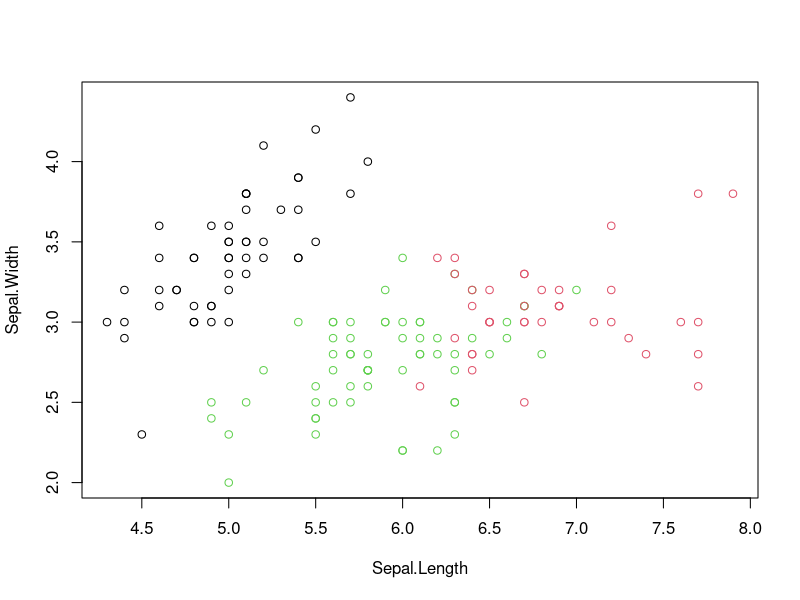
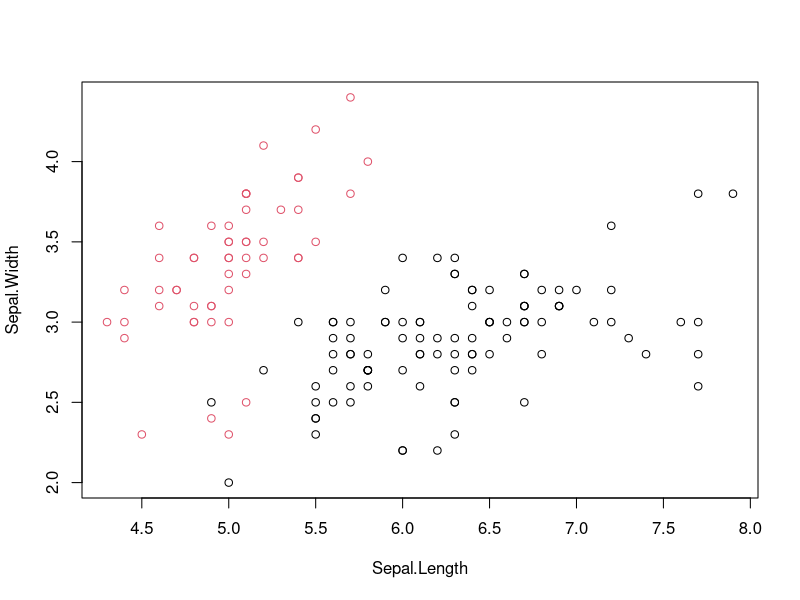
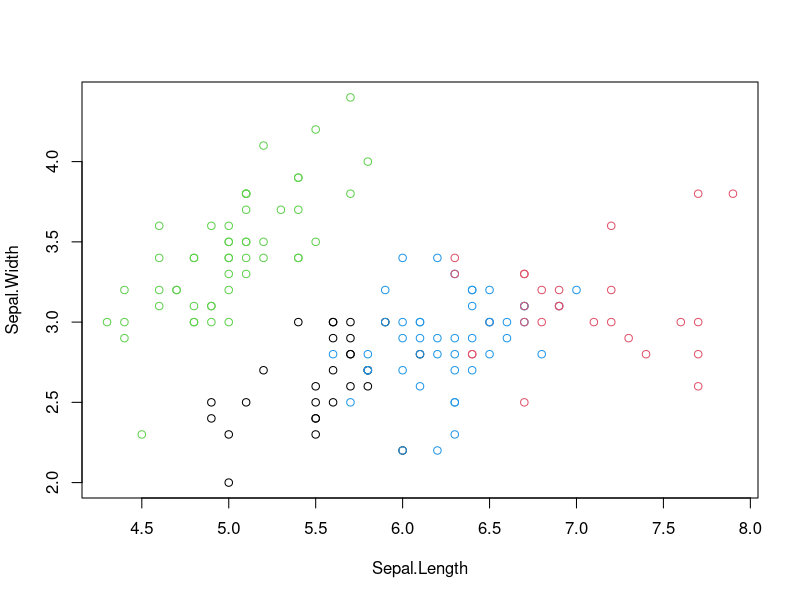
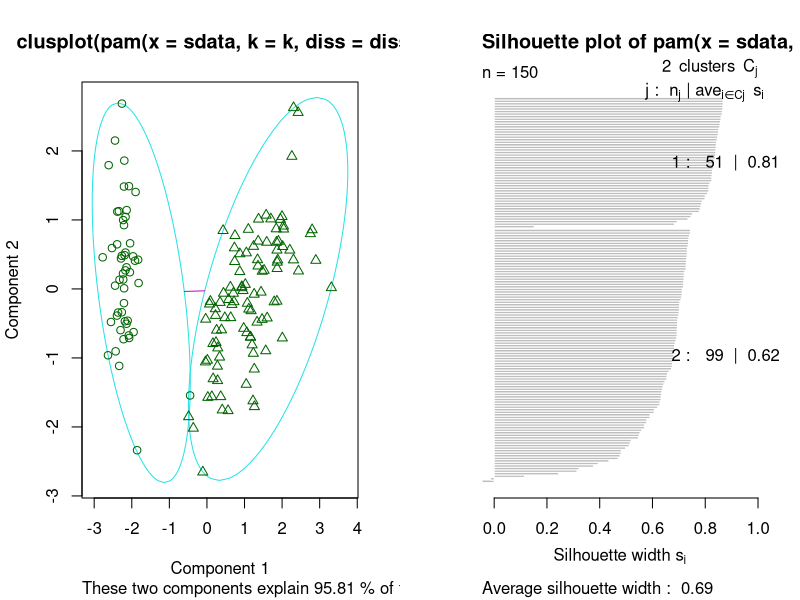
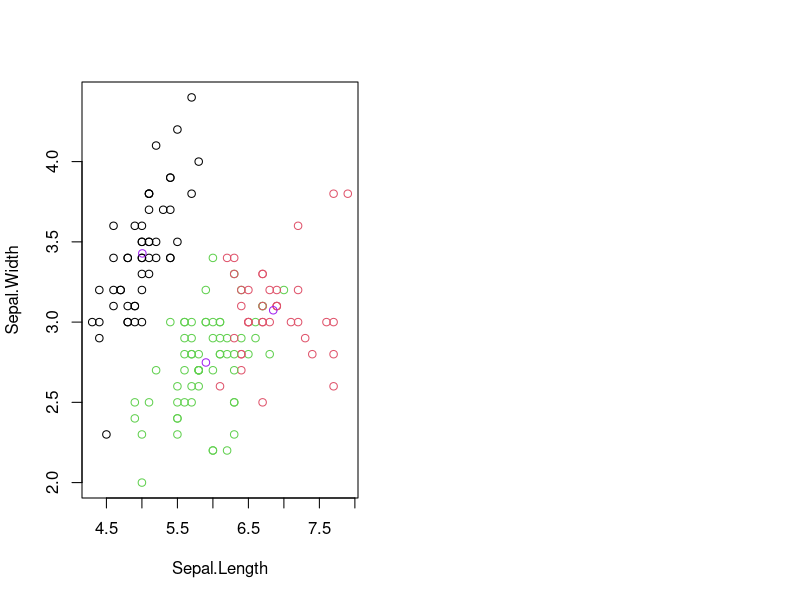
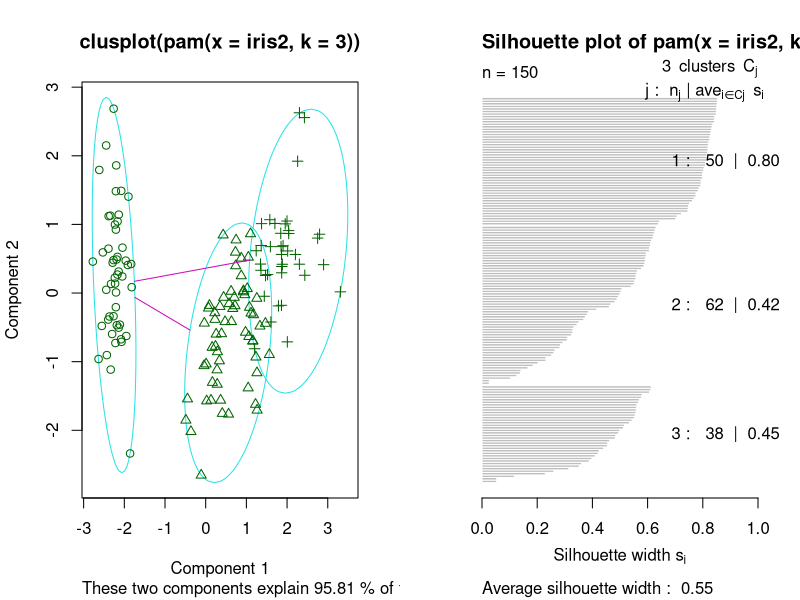
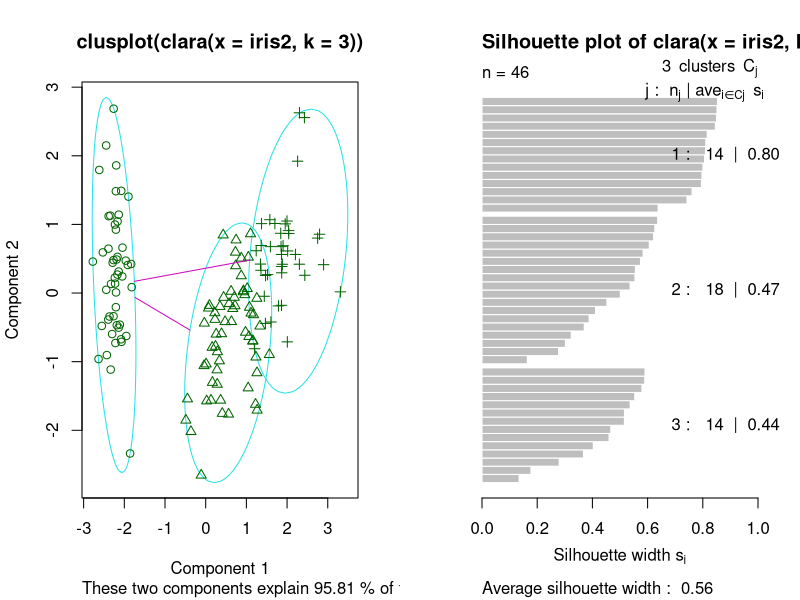
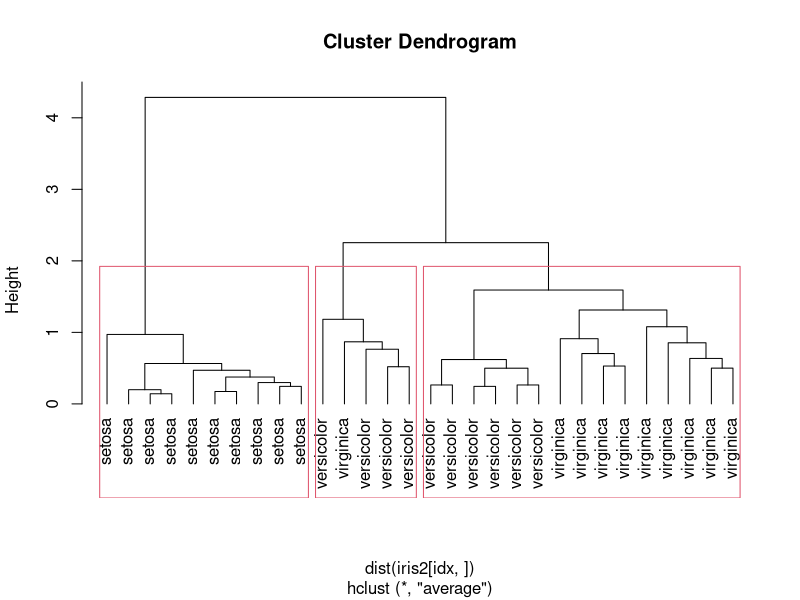

The R source for these figures, in order:
#INSTALIRANJE PAKETA:
install.packages('fpc')
install.packages('cluster')
library(cluster)
library(fpc)




############### PRVI DIO - PONAVLJANJE #################################



#Prvo uklanjamo stupac informacija o vrsti pa zatim primjenjujemo algoritam
iris2 <- iris
iris2$Species <- NULL

############################################################# BIRAJUCI PARAMETAR K:

#################################### S 3:
rezultat1 <- kmeans(iris2, 3)

print(rezultat1)

#K-means clustering with 3 clusters of sizes 38, 50, 62

#Cluster means:
#  Sepal.Length Sepal.Width Petal.Length Petal.Width
#1     6.850000    3.073684     5.742105    2.071053
#2     5.006000    3.428000     1.462000    0.246000
#3     5.901613    2.748387     4.393548    1.433871

#Clustering vector:
#[1] 2 2 2 2 2 2 2 2 2 2 2 2 2 2 2 2 2 2 2 2 2 2 2 2 2 2 2 2 2 2 2 2 2 2 2 2 2 2 2 2 2 2 2 2 2 2 2
#[48] 2 2 2 3 3 1 3 3 3 3 3 3 3 3 3 3 3 3 3 3 3 3 3 3 3 3 3 3 3 3 1 3 3 3 3 3 3 3 3 3 3 3 3 3 3 3 3
#[95] 3 3 3 3 3 3 1 3 1 1 1 1 3 1 1 1 1 1 1 3 3 1 1 1 1 3 1 3 1 3 1 1 3 3 1 1 1 1 1 3 1 1 1 1 3 1 1
#[142] 1 3 1 1 1 3 1 1 3

#Within cluster sum of squares by cluster:
#  [1] 23.87947 15.15100 39.82097
#(between_SS / total_SS =  88.4 %)

#Available components:
  
 # [1] "cluster"      "centers"      "totss"        "withinss"     "tot.withinss" "betweenss"   
#[7] "size"         "iter"         "ifault"

names(rezultat1)
#[1] "cluster"      "centers"      "totss"        "withinss"     "tot.withinss" "betweenss"    "size"        
#[8] "iter"         "ifault" 

rezultat1$cluster
#[1] 2 2 2 2 2 2 2 2 2 2 2 2 2 2 2 2 2 2 2 2 2 2 2 2 2 2 2 2 2 2 2 2 2 2 2 2 2 2 2 2 2 2 2 2 2 2 2
#[48] 2 2 2 3 3 1 3 3 3 3 3 3 3 3 3 3 3 3 3 3 3 3 3 3 3 3 3 3 3 3 1 3 3 3 3 3 3 3 3 3 3 3 3 3 3 3 3
#[95] 3 3 3 3 3 3 1 3 1 1 1 1 3 1 1 1 1 1 1 3 3 1 1 1 1 3 1 3 1 3 1 1 3 3 1 1 1 1 1 3 1 1 1 1 3 1 1
#[142] 1 3 1 1 1 3 1 1 3

rezultat1$centers
#Sepal.Length Sepal.Width Petal.Length Petal.Width
#1     6.850000    3.073684     5.742105    2.071053
#2     5.006000    3.428000     1.462000    0.246000
#3     5.901613    2.748387     4.393548    1.433871

rezultat1$totss  # suma kvadrata udaljenosti između svake točke i centroida njezinog klastera.
#[1] 681.3706

rezultat1$withinss  # suma kvadrata unutar klastera za svaki pojedinačni klaster.
#[1]   23.87947 15.15100 39.82097

rezultat1$tot.withinss  #suma rezultata rezultat1$withinss
#[1] 78.85144

rezultat1$betweenss
#[1] 602.5192

rezultat1$size  #broj podataka o svakom klasteru
#[1] 38 50 62

rezultat1$iter  # broj iteracija koje je algoritam proveo za klasteriranje podataka.
#[1] 2

rezultat1$ifault  #informacija o bilo kojoj detektiranoj grešci ili problema koji je algoritam mogao susresti tijekom izvođenja.
#[1] 0

table(iris$Species, rezultat1$cluster) #Matrica konfuzije
#           1  2  3
#setosa      0 50  0
#versicolor  2  0 48
#virginica  36  0 14


plot(iris2[c("Sepal.Length","Sepal.Width")],col=rezultat1$cluster)


######################## S 2:
rezultat2 <- kmeans(iris2, 2)

rezultat2$cluster
#[1]  1 1 1 1 1 1 1 1 1 1 1 1 1 1 1 1 1 1 1 1 1 1 1 1 1 1 1 1 1 1 1 1 1 1 1 1 1 1 1 1 1 1 1 1 1 1 1 1 1 1 2
#[52] 2 2 2 2 2 2 1 2 2 2 2 2 2 2 2 2 2 2 2 2 2 2 2 2 2 2 2 2 2 2 2 2 2 2 2 2 2 2 2 2 2 2 1 2 2 2 2 1 2 2 2
#[103] 2 2 2 2 2 2 2 2 2 2 2 2 2 2 2 2 2 2 2 2 2 2 2 2 2 2 2 2 2 2 2 2 2 2 2 2 2 2 2 2 2 2 2 2 2 2 2 2

table(iris$Species, rezultat2$cluster) #Matrica konfuzije
#            1  2
#  setosa     50  0
#versicolor  3 47
#virginica   0 50

plot(iris2[c("Sepal.Length","Sepal.Width")],col=rezultat2$cluster)

########################### S 4:

rezultat3<-kmeans(iris2, 4)
rezultat3$cluster
#[1] 1 1 1 1 1 1 1 1 1 1 1 1 1 1 1 1 1 1 1 1 1 1 1 1 1 1 1 1 1 1 1 1 1 1 1 1 1 1 1 1 1 1 1 1 1 1 1 1 1 1 4
#[52] 4 4 3 4 3 4 3 4 3 3 3 3 4 3 4 3 3 4 3 4 3 4 4 4 4 4 4 4 3 3 3 3 4 3 4 4 4 3 3 3 4 3 3 3 3 3 4 3 3 2 4
#[103] 2 4 2 2 3 2 2 2 4 4 2 4 4 4 4 2 2 4 2 4 2 4 2 2 4 4 2 2 2 2 2 4 4 2 2 4 4 2 2 2 4 2 2 2 4 4 4 4

table(iris$Species, rezultat3$cluster) #Matrica konfuzije
#           1  2  3  4
#  setosa     50  0  0  0
#versicolor  0  0 27 23
#virginica   0 27  1 22

plot(iris2[c("Sepal.Length","Sepal.Width")],col=rezultat3$cluster)


########################################################## NE BIRAJUCI PARAMETAR K:
rezultat4<-pamk(iris2)
names(rezultat4)
#[1] "pamobject" "nc"        "crit" 

rezultat4$pamobject
#Medoids:
#ID Sepal.Length Sepal.Width Petal.Length Petal.Width
#[1,]   8          5.0         3.4          1.5         0.2
#[2,] 127          6.2         2.8          4.8         1.8
#Clustering vector:
#[1] 1 1 1 1 1 1 1 1 1 1 1 1 1 1 1 1 1 1 1 1 1 1 1 1 1 1 1 1 1 1 1 1 1 1 1 1 1 1 1 1 1 1 1 1 1 1 1 1
#[49] 1 1 2 2 2 2 2 2 2 2 2 2 2 2 2 2 2 2 2 2 2 2 2 2 2 2 2 2 2 2 2 2 2 2 2 2 2 2 2 2 2 2 2 2 2 2 2 2
#[97] 2 2 1 2 2 2 2 2 2 2 2 2 2 2 2 2 2 2 2 2 2 2 2 2 2 2 2 2 2 2 2 2 2 2 2 2 2 2 2 2 2 2 2 2 2 2 2 2
#[145] 2 2 2 2 2 2
#Objective function:
#  build      swap 
#0.9901187 0.8622026 

#Available components:
#[1] "medoids"    "id.med"     "clustering" "objective"  "isolation"  "clusinfo"   "silinfo"   
#[8] "diss"       "call"       "data" 

rezultat4$nc  #Broj grupa koje je pronašao
#[1] 2

rezultat4$crit  #vrijednost kriterija koji je korišten za određivanje optimalnog broja klastera.
#[1] 0.0000000 0.6857882 0.5528190 0.4896972 0.4867481 0.4703951 0.3390116 0.3318516 0.2918520 0.2918482

table(rezultat4$pamobject$clustering, iris$Species)  #Uočimo da algoritam nije razdvojio versicolor i virginica u odvojene grupe
#setosa versicolor virginica
#1     50          1         0
#2      0         49        50

layout(matrix(c(1,2),1,2)) # za crtanje 2 grafa jedan pored drugog
plot(rezultat4$pamobject)


############################# KORISTECI CENTORIDE I MEDOIDE KAO CENTRE GRUPE

########## CENTROIDI
plot(iris2[c("Sepal.Length","Sepal.Width")],col=rezultat1$cluster)
points(rezultat1$centers, col="purple")

############## MEDOIDI
rezultat5 <- pam(iris2, 3)  
table(rezultat5$clustering, iris$Species)   #Matrica konfuzije
#setosa versicolor virginica
#1     50          0         0
#2      0         48        14
#3      0          2        36

layout(matrix(c(1,2),1,2))         
plot(rezultat5)

rezultat6 <- clara(iris2, 3)              #naredbom clara izvlacimo vise uzoraka i na svakom koristimo pam
table(rezultat6$clustering, iris$Species) #matrica konfuzije
#setosa versicolor virginica
#1     50          0         0
#2      0         48        13
#3      0          2        37

layout(matrix(c(1,2),1,2))         
plot(rezultat6)
#manje su otporni na outliere od centroida


################################################################## HIJERARHIJSKO GRUPIRANJE

############ ODOZGO - Kreće od jedne grupe u kojoj pripadaju svi elementi početnog skupa
layout(1)  #vracamo da nam se ispisuje samo 1 graf
library(stats)
idx <- c(1:10,51:60,101:110)      # Radi jednostavnosti uzimamo samo neke elemente
hg <- hclust(dist(iris2[idx,]), method="average")
plot(hg, hang = -1, labels=iris$Species[idx])
rect.hclust(hg, k=3)                     #rezanje na 3 grupe

plot(hg, hang = -1, labels=iris$Species[idx])
rect.hclust(hg, k=4)                     #rezanje na 4 grupe

############ ODOZDO - Kreće od onoliko grupa koliko ima elemenata (svaki element je vlastita grupa)
dg <- diana(dist(iris2[idx,]))
plot(dg, labels=iris$Species[idx], which = 2)
rect.hclust(dg, k=3)                 #rezanje na 3 grupe


################################################################ DBSCAN

gg2 <- dbscan(iris2, eps=0.6, MinPts=20)
table(gg2$cluster, iris$Species)        #matrica zabune
#setosa versicolor virginica
#0      2          7        20
#1     48          0         0
#2      0         43        15
#3      0          0        15

plotcluster(iris2, gg2$cluster)      #rezultat naredbe je projekcija koja najbolje prikazuje odijeljenost grupa
plot(gg2, iris2)
#DBSCAN osjetljiv na izbor parametra i broja tocaka koji se u toj okolini moraju nalaziti





################################ DRUGI DIO -SAMOSTALAN RAD ############################################
N <- 25
g1 <- cbind(rnorm(N, mean=12), rnorm(N, mean=16))
g2 <- cbind(rnorm(N, mean=16), rnorm(N, mean=15))
g3 <- cbind(rnorm(N, mean=15), rnorm(N, mean=23))
g4 <- cbind(rnorm(N, mean=15), rnorm(N, mean=20))
g5 <- cbind(rnorm(N, mean=19), rnorm(N, mean=29))
g6 <- cbind(rnorm(N, mean=26), rnorm(N, mean=31))
g7 <- cbind(rnorm(N, mean=23), rnorm(N, mean=28))
g8 <- cbind(rnorm(N, mean=25), rnorm(N, mean=25))
tocke <- rbind(g1,g2,g3,g4,g5,g6,g7,g8)

tocke

####### Grupirajte nakupine jednim od algoritama iz obitelji k-centara
layout(1)
tocke_kc<-kmeans(tocke,4)
plot(tocke, col = tocke_kc$cluster)
points(tocke_kc$centers,col="purple",pch=16)

######## Nakupine više centara:

### Hijerarhijsko grupiranje
hg2 <- hclust(dist(tocke))  #izvršili hijerarhijsko grupiranje
centri<-cutree(hg2,k=5)
print(centri)
#[1] 1 1 1 1 1 1 1 1 1 1 1 1 1 1 1 1 1 1 1 1 1 1 1 1 1 1 1 1 1 1 1 1 1 1 1 1 1 1 1 1 1 1 1 1 1 1 1 1
#[49] 1 1 2 2 2 2 2 2 2 2 2 2 2 2 2 2 2 2 2 2 2 2 2 2 2 2 2 2 1 1 1 2 2 2 2 1 2 1 2 1 1 1 2 2 1 2 1 2
#[97] 2 1 2 1 3 3 3 3 3 3 3 3 3 3 3 3 3 3 3 3 3 3 3 3 3 3 3 3 3 4 4 4 4 4 4 4 4 4 4 4 4 4 4 4 4 4 4 4
#[145] 4 4 4 4 4 4 4 5 5 4 5 5 4 5 5 4 5 5 5 5 3 5 5 5 3 5 5 5 5 5 5 5 5 5 5 5 5 5 5 4 5 5 5 5 5 5 5 5
#[193] 5 5 5 5 5 5 5 5



################### U 2D prostoru napravite barem 5 nakupina različite gustoće (koristite kod iz prethodnog zadataka)
#gušće nakupine
prvaa<-cbind(rnorm(50,10),rnorm(50,15))
drugaa<-cbind(rnorm(40,5),rnorm(40,5))
trecaa<-cbind(rnorm(40,25),rnorm(40,10))
#rjeđe nakupine
cetvrtaa<-cbind(rnorm(5,2),rnorm(5,3))
petaa<-cbind(rnorm(5,7),rnorm(5,8))
tocke2<-rbind(prvaa,drugaa,trecaa,cetvrtaa,petaa)
tocke2

plot(NA, xlim=range(1:40), ylim=range(1:30))
points(prvaa, col='green')
points(drugaa, col='red')
points(trecaa, col='purple')
points(cetvrtaa, col='blue')
points(petaa, col="black")

#Kad se ne preklapaju:
gg2 <- dbscan(tocke2,eps=5,MinPts=10)
plotcluster(tocke2,gg2$cluster)

pam4<-pamk(tocke2)
layout(matrix(c(1,2),1,2)) # za crtanje 2 grafa jedan pored drugog
plot(pam4$pamobject)


#Kad se preklapaju
prvaaa<-cbind(rnorm(100,7,5),rnorm(100,7,5))
drugaaa<-cbind(rnorm(20,10),rnorm(20,7))
trecaaa<-cbind(rnorm(10,5),rnorm(10,5))


plot(NA, xlim=range(-1:20), ylim=range(1:30))
points(prvaaa, col="red")
points(drugaaa, col='green')
points(trecaaa, col='blue')



layout(1)
tocke3<-rbind(prvaaa,drugaaa,trecaaa)
gg3 <- dbscan(tocke3,eps=3,MinPts=5)
plotcluster(tocke3,gg3$cluster)
#Kod gušćih nakupina dbscan ih većinom stavi u jednu grupu

pam1<- pamk(tocke3)
layout(matrix(c(1,2),1,2)) # za crtanje 2 grafa jedan pored drugog
plot(pam1$pamobject)
